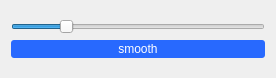
<?xml version="1.0" encoding="UTF-8"?>
<ui version="4.0">
 <class>Frame</class>
 <widget class="QFrame" name="Frame">
  <property name="geometry">
   <rect>
    <x>0</x>
    <y>0</y>
    <width>276</width>
    <height>78</height>
   </rect>
  </property>
  <property name="windowTitle">
   <string>Frame</string>
  </property>
  <layout class="QVBoxLayout" name="verticalLayout_2">
   <item>
    <layout class="QVBoxLayout" name="verticalLayout">
     <item>
      <widget class="QSlider" name="horizontalSlider">
       <property name="pageStep">
        <number>1</number>
       </property>
       <property name="value">
        <number>20</number>
       </property>
       <property name="orientation">
        <enum>Qt::Horizontal</enum>
       </property>
      </widget>
     </item>
     <item>
      <widget class="QPushButton" name="pushButton">
       <property name="styleSheet">
        <string notr="true">QPushButton {
    background-color:rgb(40, 105, 254);
	color: rgb(255, 255, 255);
    border-width: 0px;
    border-radius: 3px;
    border-color: beige;
    padding: 2px;

}
QPushButton:hover {
    background-color:rgb(14, 59, 229);
}
QPushButton:pressed {
    background-color: rgb(1, 33, 154);
    border-style: inset;
}


</string>
       </property>
       <property name="text">
        <string>smooth</string>
       </property>
      </widget>
     </item>
    </layout>
   </item>
  </layout>
 </widget>
 <resources/>
 <connections/>
</ui>
